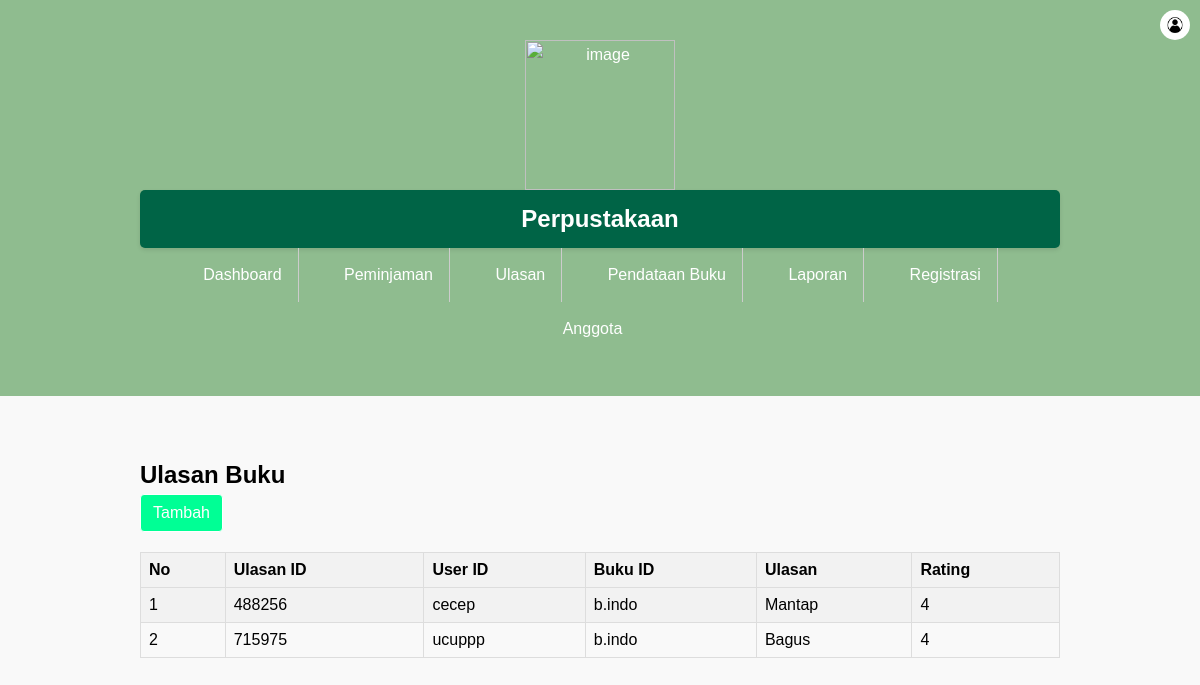
/tampil_ulasan.php, run on the app's committed database.
### tables this page shows
CREATE TABLE `ulasanbuku` (
  `ulasanid` int(11) NOT NULL,
  `userid` int(11) NOT NULL,
  `bukuid` int(11) NOT NULL,
  `ulasan` varchar(11) NOT NULL,
  `rating` int(11) NOT NULL
);

CREATE TABLE `user` (
  `userid` int(11) NOT NULL,
  `username` varchar(20) NOT NULL,
  `password` varchar(20) NOT NULL,
  `email` varchar(20) NOT NULL,
  `namalengkap` varchar(20) NOT NULL,
  `alamat` text NOT NULL,
  `level` enum('Admin','Petugas','Peminjam') NOT NULL
);

CREATE TABLE `buku` (
  `bukuid` int(11) NOT NULL,
  `judul` varchar(25) NOT NULL,
  `penulis` varchar(25) NOT NULL,
  `penerbit` varchar(25) NOT NULL,
  `tahunterbit` int(11) NOT NULL
);

### tampil_ulasan.php (the view, shortened to what this page needs)
<?php include "header.php"; ?>
<section class="content">
    <div class="container">
        <table class="content-table">
            <!DOCTYPE html>
            <html lang="en">
            <head>
                <link rel="stylesheet" href="styles.css">
            </head>
            <body>
                <h1>Ulasan Buku</h1>
                <a href="ulasan.php" class="btn btn-primary">
                    <i class="fa fa-edit"></i> Tambah</a>
                <table border="1">
                    <tr>
                        <th>No</th>
                        <th>Ulasan ID</th>
                        <th>User ID</th>
                        <th>Buku ID</th>
                        <th>Ulasan</th>
                        <th>Rating</th>
                    </tr>
                    <?php
                    include 'koneksi.php';
                    $query = "SELECT ulasanbuku.*, user.namalengkap, buku.judul
                              FROM ulasanbuku
                              INNER JOIN user ON ulasanbuku.userid = user.userid
                              INNER JOIN buku ON ulasanbuku.bukuid = buku.bukuid";
                    $result = mysqli_query($conn, $query);
                    $no = 1;
                    if ($result->num_rows > 0) {
                        while ($row = $result->fetch_assoc()) {
                            echo "<tr>";
                            echo "<td>" . $no++ . "</td>";
                            echo "<td>" . $row["ulasanid"] . "</td>";
                            echo "<td>" . $row["namalengkap"] . "</td>";
                            echo "<td>" . $row["judul"] . "</td>";
                            echo "<td>" . $row["ulasan"] . "</td>";
                            echo "<td>" . $row["rating"] . "</td>";
                            echo "</tr>";
                        }
                    } else {
                        echo "<tr><td colspan='6'>Tidak ada ulasan.</td></tr>";
                    }
                    ?>
                </table>
            </body>
            </html>
        </section>

### styles.css (style rules this page uses)
* { margin: 0; padding: 0; box-sizing: border-box; }
body { font-family: Arial, sans-serif; line-height: 1.6; background-color: #f9f9f9; }
.container { width: 80%; margin: 0 auto; }
.content { padding: 40px 0; }
.btn { background-color: #333; color: #fff; padding: 10px 20px; text-decoration: none; border-radius: 5px; }
table { width: 100%; border-collapse: collapse; margin-bottom: 20px; }
table th, table td { padding: 8px; border: 1px solid #ddd; text-align: left; }
table th { background-color: #f2f2f2; }
table tr:nth-child(even) { background-color: #f2f2f2; }
.content-table { width: 100%; border-collapse: collapse; margin-bottom: 20px; box-shadow: 0 4px 8px rgba(0, 0, 0, 0.1); border-radius: 10px; }
.container { width: 80%; margin: 0 auto; padding: 20px; }
.btn { display: inline-block; font-weight: 400; color: #212529; text-align: center; vertical-align: middle; -webkit-user-select: none; -moz-user-select: none; -ms-user-select: none; user-select: none; background-color: transparent; border: 1px solid transparent; padding: .375rem .75rem; font-size: 1rem; line-height: 1.5; border-radius: .25rem; transition: color .15s ease-in-out,background-color .15s ease-in-out,border-color .15s ease-in-out,box-shadow .15s ease-in-out; }
.btn-primary { color: #fff; background-color: #007bff; border-color: #007bff; }
table { border-collapse: collapse; width: 100%; }
th, td { padding: 8px; text-align: left; border-bottom: 1px solid #ddd; }
th { background-color: #f2f2f2; }
.btn-primary { color: #fff; background-color: #00ff95; border-color: #ffffff; }

### data on the page
ulasanbuku: ulasanid "488256", userid.namalengkap "cecep", bukuid.judul "b.indo", ulasan "Mantap", rating "4"
ulasanbuku: ulasanid "715975", userid.namalengkap "ucuppp", bukuid.judul "b.indo", ulasan "Bagus", rating "4"
